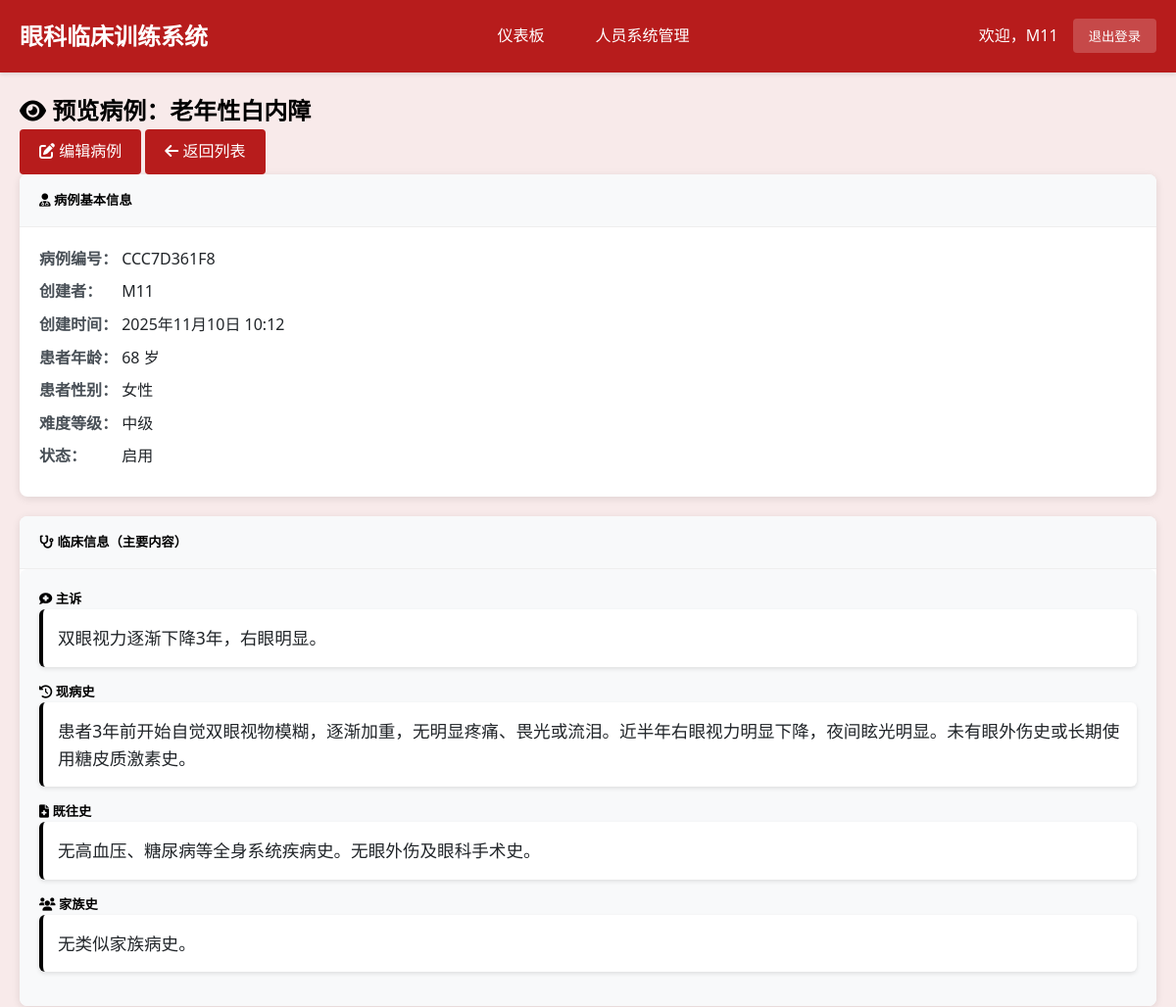
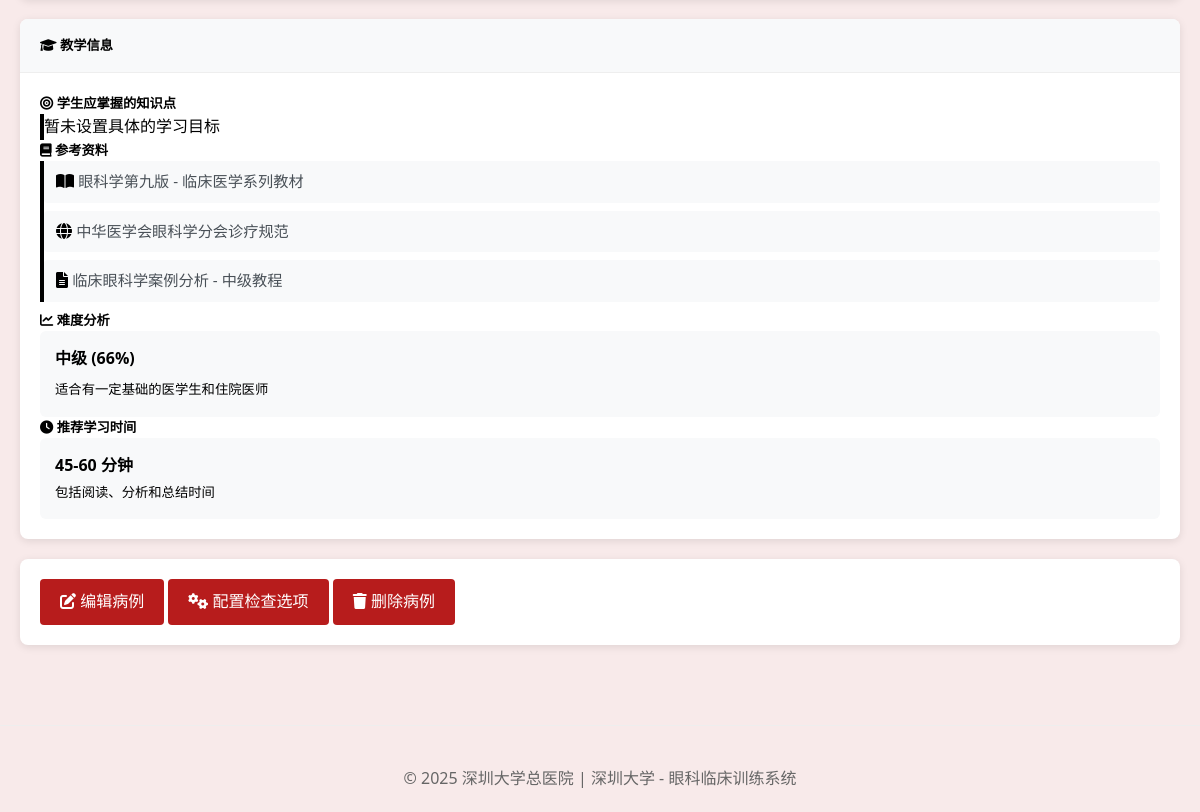
Screenshot of /teacher/clinical-cases/CCC7D361F8/preview/ (signed in) with the database file from the repository (2 pictures, top to bottom).
### cases/models.py (models this page shows, shortened)
class ClinicalCase(models.Model):
    title = models.CharField(max_length=200, verbose_name="案例标题")
    case_id = models.CharField(max_length=50, unique=True, verbose_name="案例编号")
    patient_age = models.IntegerField(verbose_name="患者年龄")
    patient_gender = models.CharField(max_length=10, choices=[('M', '男'), ('F', '女')], verbose_name="患者性别")
    chief_complaint = models.TextField(verbose_name="主诉")
    present_illness = models.TextField(verbose_name="现病史")
    past_history = models.TextField(blank=True, verbose_name="既往史")
    family_history = models.TextField(blank=True, verbose_name="家族史")
    learning_objectives = models.JSONField(verbose_name="学习目标", help_text="JSON格式存储多个学习目标")
    difficulty_level = models.CharField(
        max_length=20,
        choices=[('beginner', '初级'), ('intermediate', '中级'), ('advanced', '高级')],
        default='intermediate',
        verbose_name="难度等级"
    )
    is_active = models.BooleanField(default=True, verbose_name="是否启用")
    created_by = models.ForeignKey(User, on_delete=models.CASCADE, verbose_name="创建者")
    created_at = models.DateTimeField(auto_now_add=True, verbose_name="创建时间")
    updated_at = models.DateTimeField(auto_now=True, verbose_name="更新时间")
    case_images = models.JSONField(blank=True, null=True, verbose_name="案例图片", help_text="存储图片路径的JSON数组")
    class Meta:
        verbose_name = "临床案例"
        verbose_name_plural = "临床案例"
        ordering = ['-created_at']

### cases/views.py (the view)
# urls.py: path('teacher/clinical-cases/<str:case_id>/preview/', views.teacher_clinical_case_preview, name='teacher_clinical_case_preview'),
@login_required
@user_passes_test(is_teacher, login_url='login')
def teacher_clinical_case_preview(request, case_id):
    case = get_object_or_404(ClinicalCase, case_id=case_id)
    context = {
        'case': case,
    }
    return render(request, 'teacher/clinical_case_preview.html', context)

### cases/templates/teacher/clinical_case_preview.html (shortened to what this page needs)
{% extends 'base.html' %}
{% block content %}
<div class="container-fluid">
    <div class="row">
        <div class="col-12">
            <div class="d-flex justify-content-between align-items-center mb-3">
                <h2>
                    <i class="fas fa-eye"></i> 预览病例：{{ case.title }}
                </h2>
                <div>
                    <a href="{% url 'teacher_clinical_case_edit' case.case_id %}" class="btn btn-outline-primary">
                        <i class="fas fa-edit"></i> 编辑病例
                    </a>
                    <a href="{% url 'teacher_clinical_case_list' %}" class="btn btn-secondary ml-2">
                        <i class="fas fa-arrow-left"></i> 返回列表
                    </a>
                </div>
            </div>
            <div class="card mb-4">
                <div class="card-header bg-primary text-white">
                    <h5 class="mb-0">
                        <i class="fas fa-user-md"></i> 病例基本信息
                    </h5>
                </div>
                <div class="card-body">
                    <div class="row mb-3">
                        <div class="col-md-4">
                            <div class="info-item">
                                <span class="info-label">病例编号：</span>
                                <span class="info-value">{{ case.case_id }}</span>
                            </div>
                        </div>
                        <div class="col-md-4">
                            <div class="info-item">
                                <span class="info-label">创建者：</span>
                                <span class="info-value">{{ case.created_by.username }}</span>
                            </div>
                        </div>
                        <div class="col-md-4">
                            <div class="info-item">
                                <span class="info-label">创建时间：</span>
                                <span class="info-value">{{ case.created_at|date:"Y年n月j日 H:i" }}</span>
                            </div>
                        </div>
                    </div>
                    <div class="row mb-3">
                        <div class="col-md-3">
                            <div class="info-item">
                                <span class="info-label">患者年龄：</span>
                                <span class="info-value">{{ case.patient_age }} 岁</span>
                            </div>
                        </div>
                        <div class="col-md-3">
                            <div class="info-item">
                                <span class="info-label">患者性别：</span>
                                <span class="info-value">{% if case.patient_gender == 'M' %}男性{% else %}女性{% endif %}</span>
                            </div>
                        </div>
                        <div class="col-md-3">
                            <div class="info-item">
                                <span class="info-label">难度等级：</span>
                                <span class="info-value">
                                    <span class="badge {% if case.difficulty_level == 'beginner' %}badge-success{% elif case.difficulty_level == 'intermediate' %}badge-warning{% else %}badge-danger{% endif %}">
                                        {{ case.get_difficulty_level_display }}
                                    </span>
                                </span>
                            </div>
                        </div>
                        <div class="col-md-3">
                            <div class="info-item">
                                <span class="info-label">状态：</span>
                                <span class="info-value">
                                    {% if case.is_active %}
                                        <span class="badge badge-success">启用</span>
                                    {% else %}
                                        <span class="badge badge-secondary">禁用</span>
                                    {% endif %}
                                </span>
                            </div>
                        </div>
                    </div>
                </div>
            </div>
            <div class="card mb-4">
                <div class="card-header bg-info text-white">
                    <h5 class="mb-0">
                        <i class="fas fa-stethoscope"></i> 临床信息（主要内容）
                    </h5>
                </div>
                <div class="card-body clinical-content">
                    <div class="row">
                        <div class="col-12">
                            <h5 class="font-weight-bold text-info mb-3"><i class="fas fa-comment-medical"></i> 主诉</h5>
                            <div class="clinical-section border-left border-info pl-4 mb-4">
                                <p class="clinical-text">{{ case.chief_complaint }}</p>
                            </div>
                            <h5 class="font-weight-bold text-info mb-3"><i class="fas fa-history"></i> 现病史</h5>
                            <div class="clinical-section border-left border-info pl-4 mb-4">
                                <p class="clinical-text">{{ case.present_illness|linebreaksbr }}</p>
                            </div>
                            {% if case.past_history %}
                            <h5 class="font-weight-bold text-info mb-3"><i class="fas fa-file-medical"></i> 既往史</h5>
                            <div class="clinical-section border-left border-info pl-4 mb-4">
                                <p class="clinical-text">{{ case.past_history|linebreaksbr }}</p>
                            </div>
                            {% endif %}
                            {% if case.family_history %}
                            <h5 class="font-weight-bold text-info mb-3"><i class="fas fa-users"></i> 家族史</h5>
                            <div class="clinical-section border-left border-info pl-4 mb-4">
                                <p class="clinical-text">{{ case.family_history|linebreaksbr }}</p>
                            </div>
                            {% endif %}
                        </div>
                    </div>
                </div>
            </div>
            <div class="card mb-4">
                <div class="card-header bg-success text-white">
                    <h5 class="mb-0">
                        <i class="fas fa-graduation-cap"></i> 教学信息
                    </h5>
                </div>
                <div class="card-body">
                    <div class="row">
                        <div class="col-md-8">
                            {% if case.learning_objectives %}
                            <h5 class="font-weight-bold text-success mb-3"><i class="fas fa-bullseye"></i> 学生应掌握的知识点</h5>
                            <div class="border-left border-success pl-4 mb-4">
                                <div class="knowledge-points">
                                    {% for objective in case.learning_objectives %}
                                    <div class="knowledge-item mb-2">
                                        <i class="fas fa-check-circle text-success mr-2"></i>
                                        <span class="knowledge-text">{{ objective }}</span>
                                    </div>
                                    {% endfor %}
                                </div>
                            </div>
                            {% else %}
                            <h5 class="font-weight-bold text-success mb-3"><i class="fas fa-bullseye"></i> 学生应掌握的知识点</h5>
                            <div class="border-left border-success pl-4 mb-4">
                                <p class="text-muted">暂未设置具体的学习目标</p>
                            </div>
                            {% endif %}
                            <h5 class="font-weight-bold text-success mb-3"><i class="fas fa-book"></i> 参考资料</h5>
                            <div class="border-left border-success pl-4 mb-4">
                                <div class="reference-materials">
                                    <div class="reference-item mb-2">
                                        <i class="fas fa-book-open text-success mr-2"></i>
                                        <span class="reference-text">眼科学第九版 - 临床医学系列教材</span>
                                    </div>
                                    <div class="reference-item mb-2">
                                        <i class="fas fa-globe text-success mr-2"></i>
                                        <span class="reference-text">中华医学会眼科学分会诊疗规范</span>
                                    </div>
                                    <div class="reference-item mb-2">
                                        <i class="fas fa-file-alt text-success mr-2"></i>
                                        <span class="reference-text">
                                            {% if case.difficulty_level == 'beginner' %}
                                                基础眼科诊断学 - 适合初学者
                                            {% elif case.difficulty_level == 'intermediate' %}
                                                临床眼科学案例分析 - 中级教程
                                            {% else %}
                                                高级眼科疾病诊疗指南 - 专业进阶
                                            {% endif %}
                                        </span>
                                    </div>
                                </div>
                            </div>
                        </div>
                        <div class="col-md-4">
                            <h5 class="font-weight-bold text-success mb-3"><i class="fas fa-chart-line"></i> 难度分析</h5>
                            <div class="difficulty-analysis mb-4">
                                <div class="progress mb-2" style="height: 30px;">
                                    {% if case.difficulty_level == 'beginner' %}
                                    <div class="progress-bar bg-success" style="width: 33%">
                                        <strong>初级 (33%)</strong>
                                    </div>
                                    {% elif case.difficulty_level == 'intermediate' %}
                                    <div class="progress-bar bg-warning" style="width: 66%">
                                        <strong>中级 (66%)</strong>
                                    </div>
                                    {% else %}
                                    <div class="progress-bar bg-danger" style="width: 100%">
                                        <strong>高级 (100%)</strong>
                                    </div>
                                    {% endif %}
                                </div>
                                <small class="text-muted">
                                    {% if case.difficulty_level == 'beginner' %}
                                        适合眼科初学者和医学生
                                    {% elif case.difficulty_level == 'intermediate' %}
                                        适合有一定基础的医学生和住院医师
                                    {% else %}
                                        适合高年资医师和专科进修
                                    {% endif %}
                                </small>
                            </div>
                            <h5 class="font-weight-bold text-success mb-3"><i class="fas fa-clock"></i> 推荐学习时间</h5>
                            <div class="time-recommendation">
                                <div class="alert alert-info text-center">
                                    <h4 class="mb-1">
                                        {% if case.difficulty_level == 'beginner' %}
                                            30-45 分钟
                                        {% elif case.difficulty_level == 'intermediate' %}
                                            45-60 分钟
                                        {% else %}
                                            60-90 分钟
                                        {% endif %}
                                    </h4>
                                    <small>包括阅读、分析和总结时间</small>
                                </div>
                            </div>
                        </div>
                    </div>
                </div>
            </div>
            <div class="card">
                <div class="card-body text-center">
                    <a href="{% url 'teacher_clinical_case_edit' case.case_id %}" class="btn btn-primary btn-lg mr-3">
                        <i class="fas fa-edit"></i> 编辑病例
                    </a>
                    <a href="{% url 'teacher_examination_options' case.case_id %}" class="btn btn-info btn-lg mr-3">
                        <i class="fas fa-cogs"></i> 配置检查选项
                    </a>
                    <a href="{% url 'teacher_clinical_case_delete' case.case_id %}" class="btn btn-outline-danger btn-lg" onclick="return confirm('确定要删除此病例吗？')">
                        <i class="fas fa-trash"></i> 删除病例
                    </a>
                </div>
            </div>
        </div>
    </div>
</div>
{% endblock %}

### cases/templates/base.html (shortened to what this page needs)
{% load static %}
<!DOCTYPE html>
<html lang="zh-cn">
<head>
    <link rel="stylesheet" href="https://cdnjs.cloudflare.com/ajax/libs/font-awesome/6.0.0/css/all.min.css">
</head>
<body>
    <header class="header">
        <div class="nav-container">
            <div class="logo">眼科临床训练系统</div>
            {% if user.is_authenticated %}
            <nav class="nav-links">
                {% if user.groups.all.0.name == 'Teachers' or user.is_superuser %}
                    <a href="{% url 'teacher_dashboard' %}">仪表板</a>
                    <a href="{% url 'system_management' %}">人员系统管理</a>
                {% else %}
                    <a href="{% url 'student_dashboard' %}">我的学习</a>
                    <a href="{% url 'clinical_case_list' %}">临床推理学习</a>
                    <a href="{% url 'student_learning_notes' %}">学习笔记</a>
                {% endif %}
            </nav>
            <div class="user-info">
                <span>欢迎，{{ user.get_full_name|default:user.username }}</span>
                <form method="post" action="{% url 'logout' %}" style="display: inline;">
                    <button type="submit" class="logout-btn">退出登录</button>
                </form>
            </div>
            {% endif %}
        </div>
    </header>
    <main class="container">
        {% block content %}{% endblock %}
    </main>
    <footer class="footer">
        <p>&copy; 2025 深圳大学总医院 | 深圳大学 - 眼科临床训练系统</p>
    </footer>
</body>
</html>

### rows the page displays
ClinicalCase: title "老年性白内障", case_id "CCC7D361F8", created_by.username "M11", created_at "2025年11月10日 10:12", patient_age "68", difficulty_level "中级", chief_complaint "双眼视力逐渐下降3年，右眼明显。", present_illness "患者3年前开始自觉双眼视物模糊，逐渐加重，无明显疼痛、畏光或流泪。近半年右眼视力明显下降，夜间眩光明显。未有眼外伤史或长期使用糖皮质激素史。", past_history "无高血压、糖尿病等全身系统疾病史。无眼外伤及眼科手术史。", family_history "无类似家族病史。"

### other values shown
{{ user.get_full_name|default:user.username }} "M11"
